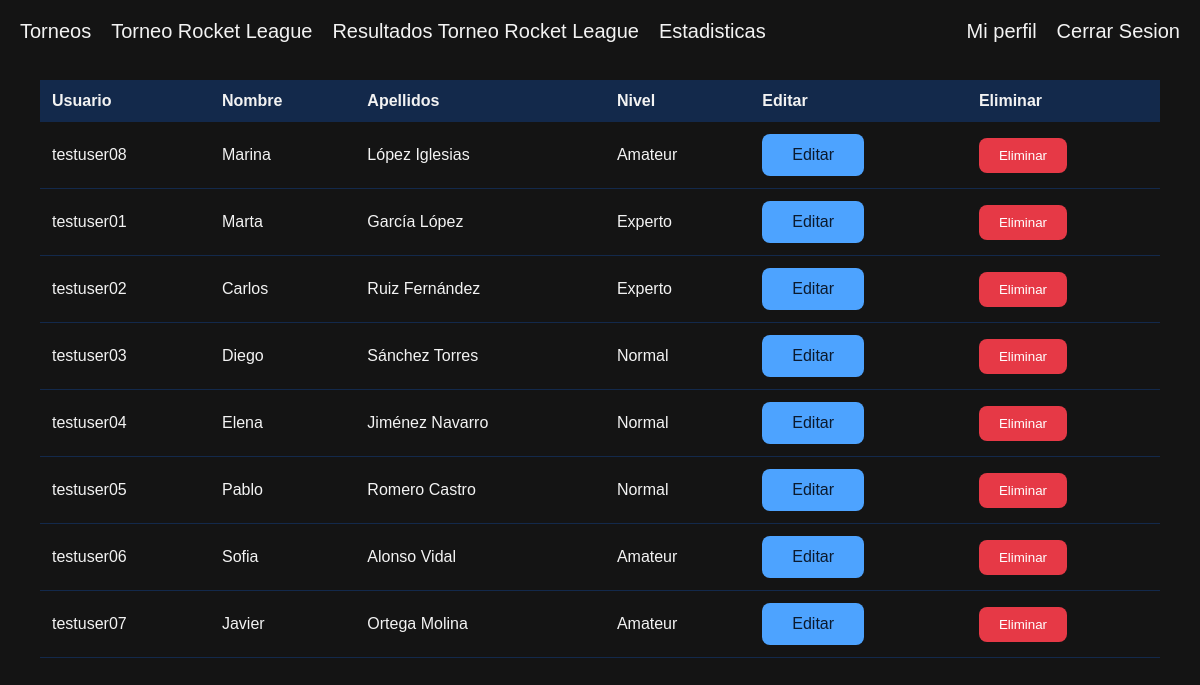
The app's page /panel_admin/ (signed in) with its own data.
### inscripcion/models.py (models this page shows, shortened)
class Inscripcion(models.Model):
   class nivel_participante(models.TextChoices):
        AMATEUR = ("LOW","Amateur")
        MIDDLE = ("MID", "Normal")
        PRO_PLAYER = ("PRO", "Experto")
   usuario = models.ForeignKey("registro.Usuario", on_delete=models.CASCADE)
   juego = models.ForeignKey("home.Torneo", on_delete=models.CASCADE)
   nivel = models.CharField(max_length=30, choices= nivel_participante, default=nivel_participante.MIDDLE)

### registro/models.py (models this page shows)
class Usuario(AbstractUser):
    ROL_CHOICES = [
        ("admin", "Administrador"),
        ("usuario", "Usuario"),
    ]
    rol = models.CharField(max_length=20, choices=ROL_CHOICES, default="usuario")

### inscripcion/views.py (the view)
# urls.py: path("panel_admin/", panel_admin, name="panel_admin"),
@login_required
def panel_admin(request):
    if request.user.rol != "admin":
        return redirect("home")
    inscripciones = list(Inscripcion.objects.all())
    return render(request, "inscripcion/panel_admin.html", {"inscripciones": inscripciones})

### registro/context_processors.py (called while the page is built)
def inscripcion_context(request):
    if request.user.is_authenticated:
        mi_inscripcion = Inscripcion.objects.filter(usuario=request.user).first()
    else:
        mi_inscripcion = None
    return {"mi_inscripcion": mi_inscripcion}

### inscripcion/templates/inscripcion/panel_admin.html (shortened to what this page needs)
{% extends "base.html" %}
{% block nav_torneo %}
    <li><a href="{% url 'torneo_rl' %}">Torneo Rocket League</a></li>
    <li><a href="{% url 'vista_torneo_rl' %}">Resultados Torneo Rocket League</a></li>
    <li><a href="{% url 'estadisticas' %}">Estadisticas</a></li>
{% endblock %}
{% block content %}
    <div class="contenedor">
        <table>
            <tr>
                <th>Usuario</th>
                <th>Nombre</th>
                <th>Apellidos</th>
                <th>Nivel</th>
                <th>Editar</th>
                <th>Eliminar</th>
            </tr>
            {% for inscripcion in inscripciones %}
            <tr>
                <td>{{ inscripcion.usuario.username }}</td>
                <td>{{ inscripcion.usuario.first_name }}</td>
                <td>{{ inscripcion.usuario.last_name }}</td>
                <td>{{ inscripcion.get_nivel_display }}</td>
                <td><a class="boton" href="{% url 'editar_inscripcion' inscripcion.id%}">Editar</a></td>
                <td><form action="{% url 'eliminar_inscripcion' inscripcion.id %}" method="post">
                        <button class ="eliminar" type="submit">Eliminar</button>
                    </form></td>
            </tr>
            {% endfor %}
        </table>
    </div>
{% endblock %}

### home/static/home/estilos.css (style rules this page uses)
body { background-color: rgb(20, 20, 20); margin: 0; font-family: 'Trebuchet MS', sans-serif; color: #f3f3f3; padding: 0; }
a { color: #f3f3f3; text-decoration: none; }
.boton { background-color: #4da3ff; color: #0b1a2e; padding: 12px 30px; border-radius: 8px; display: inline-block; }
button { background-color: #4da3ff; color: #0b1a2e; border: none; padding: 10px 20px; border-radius: 8px; cursor: pointer; font-family: inherit; transition: 0.2s; }
button.eliminar { background-color: #e63946; color: #ffffff; }
table { border-collapse: collapse; width: 100%; margin: 80px 0; }
th { background-color: #13294b; text-align: left; padding: 12px; }
td { padding: 12px; border-bottom: 1px solid #13294b; }
.contenedor { padding: 0 40px; }

### records on screen
Inscripcion: usuario.username "testuser08", usuario.first_name "Marina", usuario.last_name "López Iglesias", nivel "Amateur"
Inscripcion: usuario.username "testuser01", usuario.first_name "Marta", usuario.last_name "García López", nivel "Experto"
Inscripcion: usuario.username "testuser02", usuario.first_name "Carlos", usuario.last_name "Ruiz Fernández", nivel "Experto"
Inscripcion: usuario.username "testuser03", usuario.first_name "Diego", usuario.last_name "Sánchez Torres", nivel "Normal"
Inscripcion: usuario.username "testuser04", usuario.first_name "Elena", usuario.last_name "Jiménez Navarro", nivel "Normal"
Inscripcion: usuario.username "testuser05", usuario.first_name "Pablo", usuario.last_name "Romero Castro", nivel "Normal"
Inscripcion: usuario.username "testuser06", usuario.first_name "Sofia", usuario.last_name "Alonso Vidal", nivel "Amateur"
Inscripcion: usuario.username "testuser07", usuario.first_name "Javier", usuario.last_name "Ortega Molina", nivel "Amateur"
